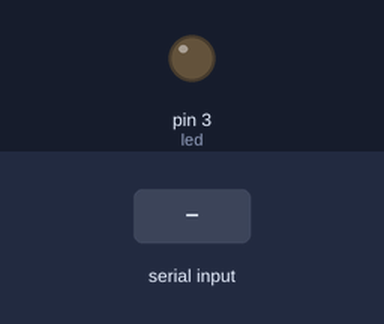
Simulated run of this sketch. Board: Arduino Uno, built with avr-gcc and run on an emulated ATmega328P. On the bench: output pins drawn as LEDs (lit = HIGH). The test bench sets the inputs (shaded band).

Above: at 1.2 s.
1.3 s: "90,45\n" received over Serial
At 1.9 s:
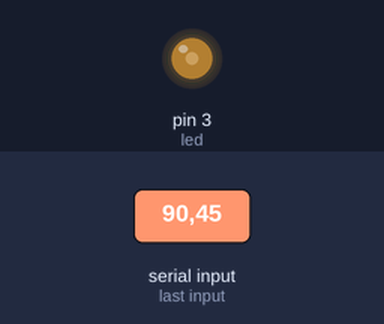
2.8 s: "30,150\n" received over Serial
At 3.1 s:
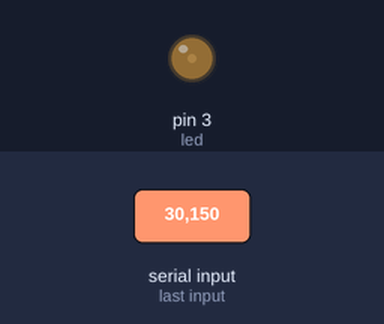
4.3 s: "200\n" received over Serial
At 5.4 s:
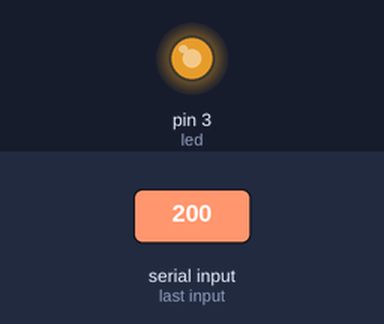
5.8 s: "90\n" received over Serial
At 6.5 s:
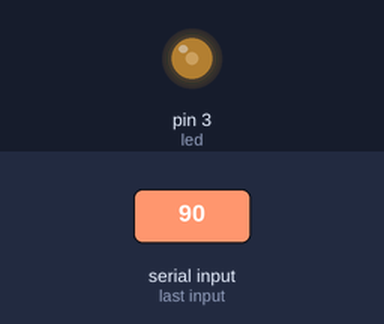
Timing chart, 0 to 8.3 s (numbered marks = the images above; inputs shaded):
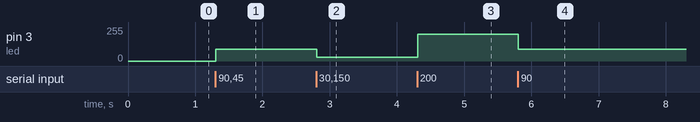

The sketch:

LedControlVision.ino
```cpp
const int led = 3;
int value = 0;

void setup() {
  Serial.begin(9600);
  Serial.setTimeout(3);
  pinMode(led, OUTPUT);
}

void loop() {
  if (Serial.available()) {
    String data = Serial.readString();
    value = data.toInt();
  }

  analogWrite(led, value);
}
```

Measured:
- after the input at 1.3 s, pin 3 (led): 0/255 → 90/255 at once
- after the input at 2.8 s, pin 3 (led): 90/255 → 30/255 at once
- after the input at 4.3 s, pin 3 (led): 30/255 → 200/255 at once
- after the input at 5.8 s, pin 3 (led): 200/255 → 90/255 at once
